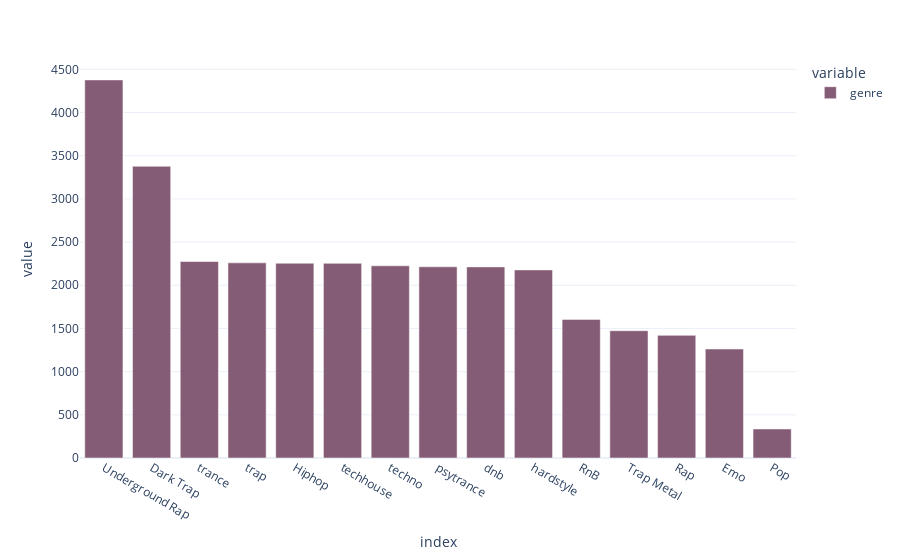

Notebook code cell kept with this figure:
### Code cell
fig = px.bar(genre_count,color_discrete_sequence = px.colors.qualitative.Antique)
fig.show()

### Figure 1 — Plotly figure (JSON) as saved in the notebook; plotly's stock layout.template omitted (floating-point values rounded to 4 significant figures)
{"data": [{"alignmentgroup": "True", "hovertemplate": "variable=genre<br>index=%{x}<br>value=%{y}<extra></extra>", "legendgroup": "genre", "marker": {"color": "rgb(133, 92, 117)"}, "name": "genre", "offsetgroup": "genre", "orientation": "v", "showlegend": true, "textposition": "auto", "type": "bar", "x": ["Underground Rap", "Dark Trap", "trance", "trap", "Hiphop", "techhouse", "techno", "psytrance", "dnb", "hardstyle", "RnB", "Trap Metal", "Rap", "Emo", "Pop"], "xaxis": "x", "y": [4378, 3378, 2275, 2260, 2255, 2254, 2226, 2214, 2213, 2178, 1605, 1474, 1420, 1262, 336], "yaxis": "y"}], "layout": {"barmode": "relative", "legend": {"title": {"text": "variable"}, "tracegroupgap": 0}, "margin": {"t": 60}, "xaxis": {"anchor": "y", "domain": [0, 1], "title": {"text": "index"}}, "yaxis": {"anchor": "x", "domain": [0, 1], "title": {"text": "value"}}}}
